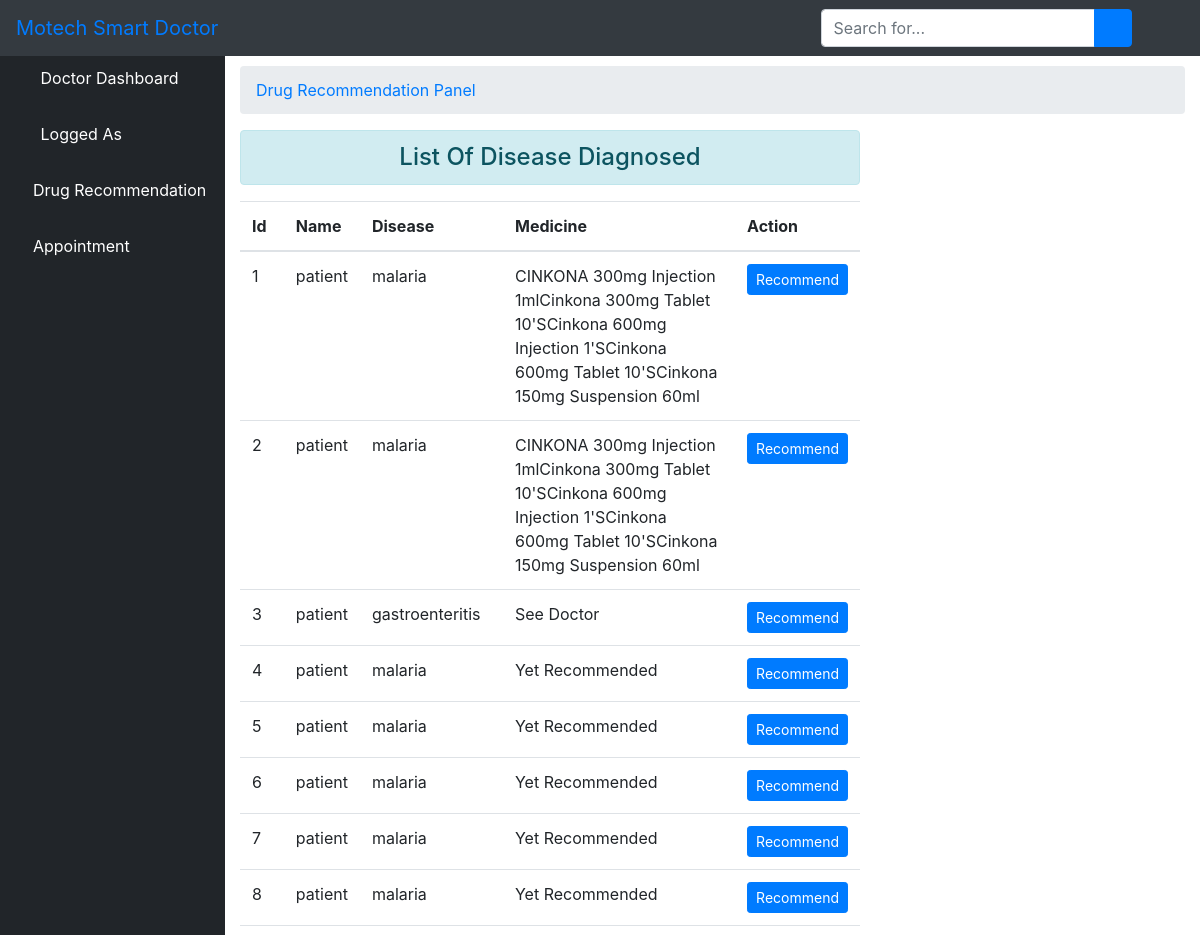
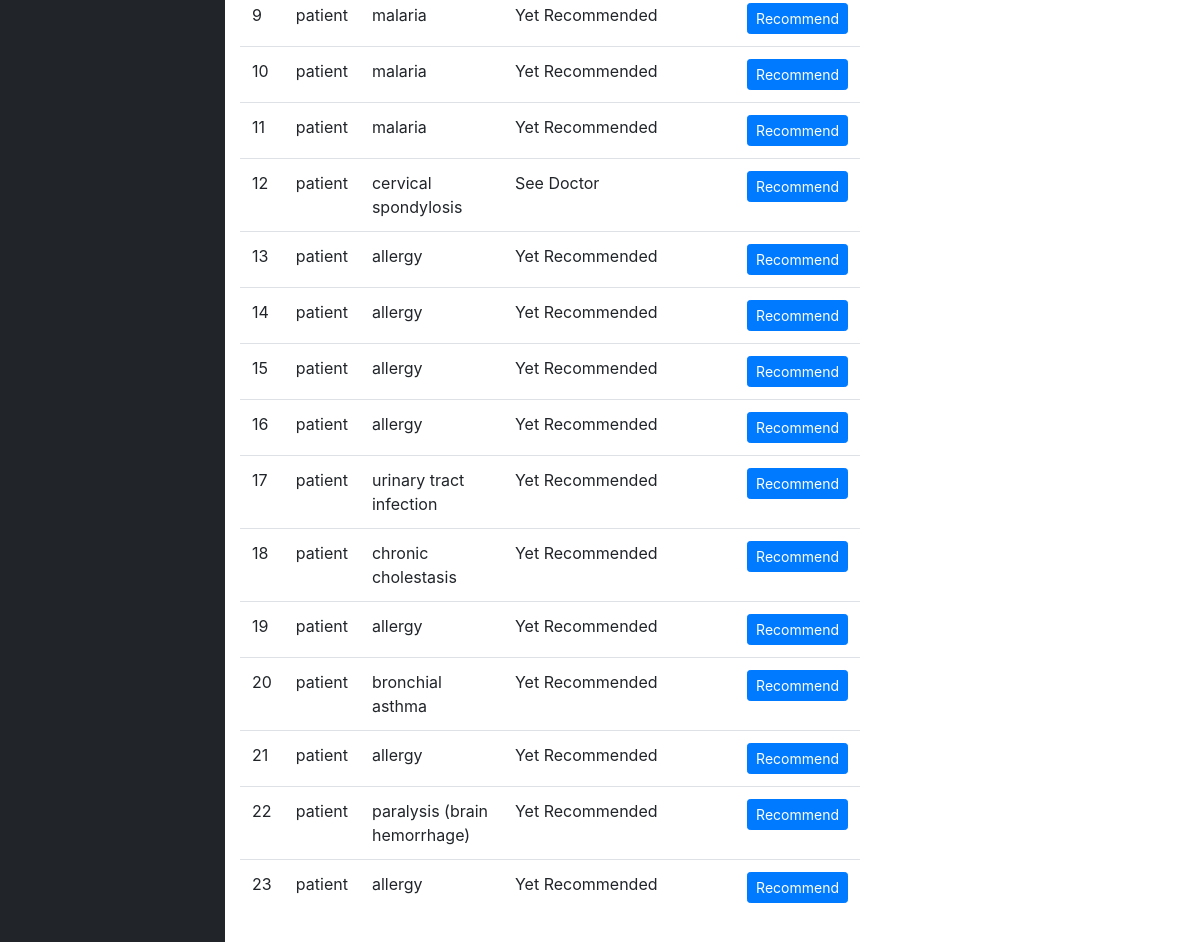
The app's page /commend/ with its own data (2 pictures, top to bottom).
### core/models.py (models this page shows, shortened)
class Medical(models.Model):
    s1 = models.CharField(max_length=200)
    s2 = models.CharField(max_length=200)
    s3 = models.CharField(max_length=200)
    s4 = models.CharField(max_length=200)
    s5 = models.CharField(max_length=200)
    disease = models.CharField(max_length=200)
    medicine = models.CharField(max_length=200)
    patient = models.ForeignKey(User, related_name="patient", on_delete= models.CASCADE)
    doctor = models.ForeignKey(User, related_name="doctor", on_delete= models.CASCADE, null=True)
    created_on = models.DateTimeField(auto_now_add=True)

class User(AbstractUser):
    is_patient = models.BooleanField(default=False)
    is_doctor = models.BooleanField(default=False)
    phonenumber = models.CharField(max_length=200,null=True)

### core/views.py (the view)
# urls.py: path('commend/', views.doctor_commend, name='commend'),
def doctor_commend(request):
	user_id = request.user.id
	disease = Medical.objects.all()
	context = {'disease':disease}
	return render(request, 'doctor/result.html', context)

### core/templates/doctor/result.html (shortened to what this page needs)
{% extends 'doctor/base.html' %}
{% block body %}
 <div id="content-wrapper">
        <div class="container-fluid">
            <ol class="breadcrumb">
                <li class="breadcrumb-item">
                    <a href="">Drug Recommendation Panel</a>
                </li>
            </ol>
            <div class="row">
            <div class="col-sm-8">
                <h4 class="text-center alert alert-info">List Of Disease Diagnosed</h4>
                <table class="table table-hover">
                    <thead>
                        <tr>
                            <th scope="col">Id</th>
                            <th scope="col">Name</th>
                            <th scope="col">Disease</th>
                            <th scope="col">Medicine</th>
                            <th scope="col">Action</th>
                        </tr>
                    </thead>
                    <tbody id="tbody">
                        {% for d in disease %}
                        <tr>
                            <td>{{ d.id }}</td>
                            <td>{{ d.patient.username }}</td>
                            <td>{{ d.disease }}</td>
                            {% if d.medicine == "" %}
                            <td>Yet Recommended</td>
                            {% else %}
                            <td>{{ d.medicine }}</td>
                            {% endif %}
                            <td><input class="btn btn-primary btn-sm btn_recommend" type="button" data-sid="{{d.id}}" value="Recommend">
                          </td>
                        </tr>
                        {% endfor %}
                    </tbody>
                </table>
            </div>
            </div>
        </div>
        </div>
{% endblock %}

### core/templates/doctor/base.html (shortened to what this page needs)
{% load static %}
<!DOCTYPE html>
<html>
<head>
    <link rel="stylesheet" href="{% static 'core/css/bootstrap/four/bootstrap.css' %}">
    <link href="{% static 'core/css/sb-admin.css' %}" rel="stylesheet">
    <link href="{% static 'core/css/fontawesome-free/css/all.min.css' %}" rel="stylesheet" type="text/css">
</head>
<body id="page-top">
<nav class="navbar navbar-expand navbar-dark bg-dark fixed-top">
    <a class="navbar-brand mr-1 text-primary" href="">Motech Smart Doctor</a>
    <button class="btn btn-link btn-sm text-white order-1 order-sm-0" id="sidebarToggle" href="#">
        <i class="fas fa-bars"></i>
    </button>
    <form class="d-none d-md-inline-block form-inline ml-auto mr-0 mr-md-3 my-2 my-md-0">
        <div class="input-group">
            <input type="text" class="form-control" placeholder="Search for..." aria-label="Search" aria-describedby="basic-addon2">
            <div class="input-group-append">
                <button class="btn btn-primary" type="button">
                    <i class="fas fa-search"></i>
                </button>
            </div>
        </div>
    </form>
    <ul class="navbar-nav ml-auto ml-md-0">
        <li class="nav-item dropdown no-arrow">
            <a class="nav-link dropdown-toggle" href="#" id="userDropdown" role="button" data-toggle="dropdown" aria-haspopup="true" aria-expanded="false">
                <i class="fas fa-user-circle fa-fw text-primary"></i>
            </a>
        </li>
    </ul>
</nav>
<div id="wrapper" style="padding-top: 50px">
<ul class="sidebar navbar-nav">
    <li class="nav-item active">
        <a class="nav-link" href="{% url 'doctor' %}">
            <i class="fas fa-fw fa-tachometer-alt"></i>
            <span>Doctor Dashboard</span>
        </a>
    </li>
    <li class="nav-item active">
        <a class="nav-link" href="">
            <i class="fas fa-user-circle fa-fw text-primary"></i>
            <span>Logged As {{ user.username }}</span>
        </a>
    </li>
    <li class="nav-item">
        <a class="nav-link" href="{% url 'commend' %}">
            <i class="fas fa-medkit text-primary"></i>
            <span style="color: white">Drug Recommendation</span>
        </a>
    </li>
    <li class="nav-item">
        <a class="nav-link" href="{% url 'meet_list' %}">
            <i class="fas fa-calendar text-primary"></i>
            <span style="color: white">Appointment</span>
        </a>
    </li>
</ul>
    {% block body %}{% endblock %}
</div>

### records on screen
Medical: id "1", patient.username "patient", disease "malaria", medicine "CINKONA 300mg Injection 1mlCinkona 300mg Tablet 10'SCinkona 600mg Injection 1'SCinkona 600mg Tablet 10'SCinkona 150mg Suspension 60ml"
Medical: id "2", patient.username "patient", disease "malaria", medicine "CINKONA 300mg Injection 1mlCinkona 300mg Tablet 10'SCinkona 600mg Injection 1'SCinkona 600mg Tablet 10'SCinkona 150mg Suspension 60ml"
Medical: id "3", patient.username "patient", disease "gastroenteritis", medicine "See Doctor"
Medical: id "4", patient.username "patient", disease "malaria", medicine "Yet Recommended"
Medical: id "5", patient.username "patient", disease "malaria", medicine "Yet Recommended"
Medical: id "6", patient.username "patient", disease "malaria", medicine "Yet Recommended"
Medical: id "7", patient.username "patient", disease "malaria", medicine "Yet Recommended"
Medical: id "8", patient.username "patient", disease "malaria", medicine "Yet Recommended"
Medical: id "9", patient.username "patient", disease "malaria", medicine "Yet Recommended"
Medical: id "10", patient.username "patient", disease "malaria", medicine "Yet Recommended"
Medical: id "11", patient.username "patient", disease "malaria", medicine "Yet Recommended"
Medical: id "12", patient.username "patient", disease "cervical spondylosis", medicine "See Doctor"
Medical: id "13", patient.username "patient", disease "allergy", medicine "Yet Recommended"
Medical: id "14", patient.username "patient", disease "allergy", medicine "Yet Recommended"
Medical: id "15", patient.username "patient", disease "allergy", medicine "Yet Recommended"
Medical: id "16", patient.username "patient", disease "allergy", medicine "Yet Recommended"
Medical: id "17", patient.username "patient", disease "urinary tract infection", medicine "Yet Recommended"
Medical: id "18", patient.username "patient", disease "chronic cholestasis", medicine "Yet Recommended"
Medical: id "19", patient.username "patient", disease "allergy", medicine "Yet Recommended"
Medical: id "20", patient.username "patient", disease "bronchial asthma", medicine "Yet Recommended"
Medical: id "21", patient.username "patient", disease "allergy", medicine "Yet Recommended"
Medical: id "22", patient.username "patient", disease "paralysis (brain hemorrhage)", medicine "Yet Recommended"
Medical: id "23", patient.username "patient", disease "allergy", medicine "Yet Recommended"
